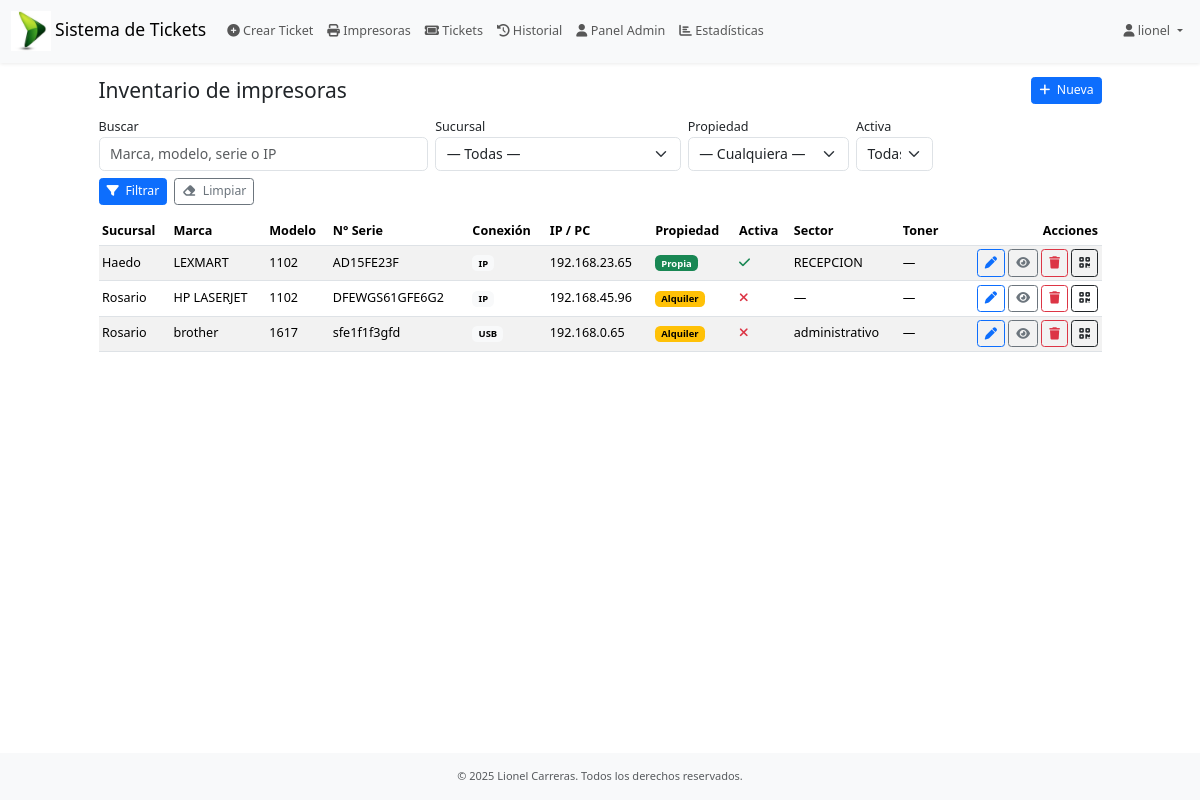
Screenshot of /impresoras/ (signed in) with the database file from the repository.
### users/models.py (models this page shows)
class CustomUser(AbstractUser):
    sucursal = models.ForeignKey(
        'soporte.Sucursal',
        verbose_name="Sucursal",
        on_delete=models.SET_NULL,
        null=True,
        blank=True,
        db_column='sucursalid_usuario',
    )
    must_change_password = models.BooleanField(
        default=True,
        help_text="Si es True, el usuario debe cambiar la contraseña en su próximo inicio de sesión."
    )

### inventario/models.py (models this page shows, shortened)
class Impresora(models.Model):
    CONEXION_CHOICES = [
        ("IP", "IP"),
        ("USB", "USB"),
    ]
    PROPIEDAD_CHOICES = [
        ("PROPIA", "Propia"),
        ("ALQUILER", "Alquiler"),
    ]
    marca      = models.CharField(max_length=80)
    modelo     = models.CharField(max_length=120)
    nro_serie  = models.CharField("N° de serie", max_length=120, unique=True)
    sucursal   = models.ForeignKey('soporte.Sucursal', on_delete=models.PROTECT, related_name="impresoras")
    conexion   = models.CharField(max_length=3, choices=CONEXION_CHOICES)
    ip = models.CharField("IP / PC", max_length=120, blank=True, default="")
    propiedad  = models.CharField(max_length=8, choices=PROPIEDAD_CHOICES)
    activa     = models.BooleanField(default=True)
    ubicacion  = models.CharField(max_length=120, blank=True, default="", help_text="Ej: Administración, Depósito")
    notas      = models.TextField(blank=True, default="")
    toner      = models.CharField(max_length=120, blank=True, default="", help_text="Modelo de tóner/cartucho")
    created_at = models.DateTimeField(auto_now_add=True)
    updated_at = models.DateTimeField(auto_now=True)
    class Meta:
        ordering = ["sucursal__nombre", "marca", "modelo"]
        verbose_name = "Impresora"
        verbose_name_plural = "Impresoras"
        indexes = [
            models.Index(fields=["nro_serie"]),            # búsquedas por serie
            models.Index(fields=["ip"]),                   # búsquedas por IP
            models.Index(fields=["marca", "modelo"]),      # filtros comunes
            models.Index(fields=["sucursal", "activa"]),   # listados por suc/estado
        ]

### soporte/models.py (models this page shows, shortened)
class Sucursal(models.Model):
    id = models.IntegerField(primary_key=True)
    nombre = models.CharField("Nombre de la Sucursal", max_length=100, unique=True, null=True, blank=True)
    class Meta:
        verbose_name = "Sucursal"
        verbose_name_plural = "Sucursales"
        ordering = ['id']

### inventario/views.py (the view, shortened to what this page needs)
# urls.py: path("impresoras/", views.impresora_list, name="impresora_list"),
@login_required
def impresora_list(request):
    q          = (request.GET.get("q") or "").strip()
    suc_id     = request.GET.get("sucursal") or ""
    activa     = request.GET.get("activa")   or ""
    conexion   = request.GET.get("conexion") or ""
    propiedad  = request.GET.get("propiedad") or ""
    ubicacion  = request.GET.get("ubicacion") or ""
    toner      = request.GET.get("toner") or ""
    qs = (Impresora.objects
            .select_related("sucursal")
            .all()
            .order_by("sucursal__nombre", "marca", "modelo"))
    if suc_id:  # <-- aplicar filtro por sucursal si viene
        qs = qs.filter(sucursal_id=suc_id)
    if activa in ("0", "1"):
        qs = qs.filter(activa=(activa == "1"))
    if conexion in ("IP", "USB"):
        qs = qs.filter(conexion=conexion)
    if propiedad in ("PROPIA", "ALQUILER"):
        qs = qs.filter(propiedad=propiedad)
    page_obj = Paginator(qs, 20).get_page(request.GET.get("page"))
    return render(request, "soporte/inventario/impresora_list.html", {
        "page_obj": page_obj,
        "sucursales": Sucursal.objects.order_by("nombre"),
        "f": {  # preservar selección en el template
            "q": q, "sucursal": suc_id, "activa": activa,
            "conexion": conexion, "propiedad": propiedad, "ubicacion": ubicacion, "toner": toner,
        },
        "choices": {
            "conexion": Impresora.CONEXION_CHOICES,
            "propiedad": Impresora.PROPIEDAD_CHOICES,
        }
    })

### soporte/templates/soporte/inventario/impresora_list.html (shortened to what this page needs)
{% extends 'soporte/app.html' %}
{% load static %}
{% block content %}
<div class="d-flex justify-content-between align-items-center mb-3">
  <h4 class="mb-0">Inventario de impresoras</h4>
  <a href="{% url 'inventario:impresora_create' %}" class="btn btn-primary btn-sm">
    <i class="fa fa-plus me-1"></i> Nueva
  </a>
</div>
<form method="get" class="row g-2 align-items-end mb-3">
  <div class="col-sm-4">
    <label class="form-label mb-0">Buscar</label>
    <input class="form-control" name="q" value="{{ f.q }}" placeholder="Marca, modelo, serie o IP">
  </div>
  <div class="col-sm-3">
    <label class="form-label mb-0">Sucursal</label>
    <select class="form-select" name="sucursal">
      <option value="">— Todas —</option>
    </select>
  </div>
  <div class="col-sm-2">
    <label class="form-label mb-0">Propiedad</label>
    <select class="form-select" name="propiedad">
      <option value="">— Cualquiera —</option>
    </select>
  </div>
  <div class="col-sm-1">
    <label class="form-label mb-0">Activa</label>
    <select class="form-select" name="activa">
      <option value="">Todas</option>
    </select>
  </div>
  <div class="col-12 d-flex gap-2">
    <button class="btn btn-primary btn-sm"><i class="fa fa-filter me-1"></i> Filtrar</button>
    <a class="btn btn-outline-secondary btn-sm" href="?"><i class="fa fa-eraser me-1"></i> Limpiar</a>
  </div>
</form>
<div class="table-responsive">
  <table class="table table-striped table-hover table-sm align-middle">
    <thead>
      <tr>
        <th>Sucursal</th>
        <th>Marca</th>
        <th>Modelo</th>
        <th>N° Serie</th>
        <th>Conexión</th>
        <th>IP / PC</th>
        <th>Propiedad</th>
        <th>Activa</th>
        <th>Sector</th>
        <th>Toner </th>
        <th class="text-end">Acciones</th>
      </tr>
    </thead>
    <tbody>
      {% for imp in page_obj %}
      <tr>
        <td>{{ imp.sucursal.nombre }}</td>
        <td>{{ imp.marca }}</td>
        <td>{{ imp.modelo }}</td>
        <td>{{ imp.nro_serie }}</td>
        <td><span class="badge text-bg-light">{{ imp.conexion }}</span></td>
        <td>{{ imp.ip|default:"—" }}</td>
        <td>
          {% if imp.propiedad == "PROPIA" %}
            <span class="badge text-bg-success">Propia</span>
          {% else %}
            <span class="badge text-bg-warning">Alquiler</span>
          {% endif %}
        </td>
        <td>
          {% if imp.activa %}
            <i class="fa fa-check text-success"></i>
          {% else %}
            <i class="fa fa-xmark text-danger"></i>
          {% endif %}
        </td>
        <td>{{ imp.ubicacion|default:"—" }}</td>
        <td>{{ imp.toner|default:"—" }}</td>
        <td class="text-end">
          <a class="btn btn-outline-primary btn-sm" href="{% url 'inventario:impresora_edit' imp.id %}"><i class="fa fa-pen"></i></a>
          <a class="btn btn-outline-secondary btn-sm" href="{% url 'inventario:impresora_detail' imp.id %}"><i class="fa fa-eye"></i></a>
          <a class="btn btn-outline-danger btn-sm" href="{% url 'inventario:impresora_delete' imp.id %}"><i class="fa fa-trash"></i></a>
          <button type="button"
                class="btn btn-outline-dark btn-sm"
                data-bs-toggle="modal"
                data-bs-target="#qrModal"
                data-title="{{ imp.marca }} {{ imp.modelo }}"
                data-qr-src="{% url 'inventario:impresora_qr' imp.id %}?v={{ imp.updated_at|date:'U' }}"
                data-public-url="{% url 'inventario:impresora_public_detail' imp.id %}">
        <i class="fa fa-qrcode"></i>
        </button>
        </td>
      </tr>
      {% empty %}
      <tr><td colspan="9" class="text-center py-4">Sin resultados.</td></tr>
      {% endfor %}
    </tbody>
  </table>
</div>
{% endblock %}

### soporte/templates/soporte/partials/navbar.html (shortened to what this page needs)
{% load static %}
<nav class="navbar navbar-expand-lg navbar-light bg-light shadow-sm">
  <div class="container-fluid">
    <a class="navbar-brand" href="{% if user.group.name == 'usuario' %}">
      {% url 'soporte:dashboard_usuario' %}
    {% else %}
      {% url 'soporte:dashboard_agente' %}"
    {% endif %}>
       <img src="{% static 'images/logo.jpeg' %}" alt="Logo" class="img-fluid" style="max-height: 40px;"></i> Sistema de Tickets
    </a>
    <div class="collapse navbar-collapse" id="mainNav">
      <ul class="navbar-nav me-auto mb-2 mb-lg-0">
        {% if perms.soporte.add_ticket %}
          <li class="nav-item">
            <a class="nav-link" href="/soporte/dashboard/admin/create_ticket">
              <i class="fas fa-plus-circle"></i> Crear Ticket
            </a>
          </li>
        {% endif %}
        {% if perms.soporte.add_ticket %}
          <li class="nav-item">
            <a class="nav-link" href="/impresoras">
              <i class="fas fa-print"></i> Impresoras
            </a>
          </li>
        {% endif %}
        {% if perms.soporte.view_ticket %}
          <li class="nav-item">
            <a class="nav-link" href="/soporte/dashboard/agentes/">
              <i class="fa-solid fa-ticket"></i> Tickets
            </a>
          </li>
        {% endif %}
         {% if perms.soporte.view_ticket %}
            <li class="nav-item">
              <a class="nav-link"
                href="{% url 'soporte:ticket_historico' %}">
                <i class="fa-solid fa-clock-rotate-left"></i> Historial
              </a>
            </li>
          {% endif %}
        {% if perms.soporte.view_ticket %}
          <li class="nav-item">
            <a class="nav-link" href="/admin/">
              <i class="fas fa-user"></i> Panel Admin
            </a>
          </li>
        {% endif %}
        {% if perms.auth.view_user %}
          <li class="nav-item">
            <a class="nav-link" href="/soporte/dashboard/superadmin">
              <i class="fas fa-chart-bar"></i> Estadísticas
            </a>
          </li>
        {% endif %}
      </ul>
      <ul class="navbar-nav ms-auto">
        {% if user.is_authenticated %}
    <li class="nav-item dropdown">
      <a
        class="nav-link dropdown-toggle"
        href="#"
        id="userMenu"
        role="button"
        data-bs-toggle="dropdown"
        aria-expanded="false"
      >
        <i class="fas fa-user"></i> {{ user.username }}
      </a>
        </li>
      </ul>
  {% else %}
    <li class="nav-item">
      <a class="nav-link" href="{% url 'users:login' %}">
        <i class="fas fa-sign-in-alt"></i> Iniciar sesión
      </a>
    </li>
  {% endif %}
    </div>
  </div>
</nav>

### soporte/templates/soporte/app.html (style rules this page uses)
@media (max-width: 1366px) { html { font-size: 90%; } }
html { font-size: 87.5%; }
body { font-size: 0.9rem; }

### rows the page displays
CustomUser: username "lionel"
Impresora: sucursal.nombre "Haedo", marca "LEXMART", modelo "1102", nro_serie "AD15FE23F", conexion "IP", ip "192.168.23.65", propiedad "Propia", activa True (drawn), ubicacion "RECEPCION", toner "—"
Impresora: sucursal.nombre "Rosario", marca "HP LASERJET", modelo "1102", nro_serie "DFEWGS61GFE6G2", conexion "IP", ip "192.168.45.96", propiedad "Alquiler", activa False (drawn), ubicacion "—", toner "—"
Impresora: sucursal.nombre "Rosario", marca "brother", modelo "1617", nro_serie "sfe1f1f3gfd", conexion "USB", ip "192.168.0.65", propiedad "Alquiler", activa False (drawn), ubicacion "administrativo", toner "—"
